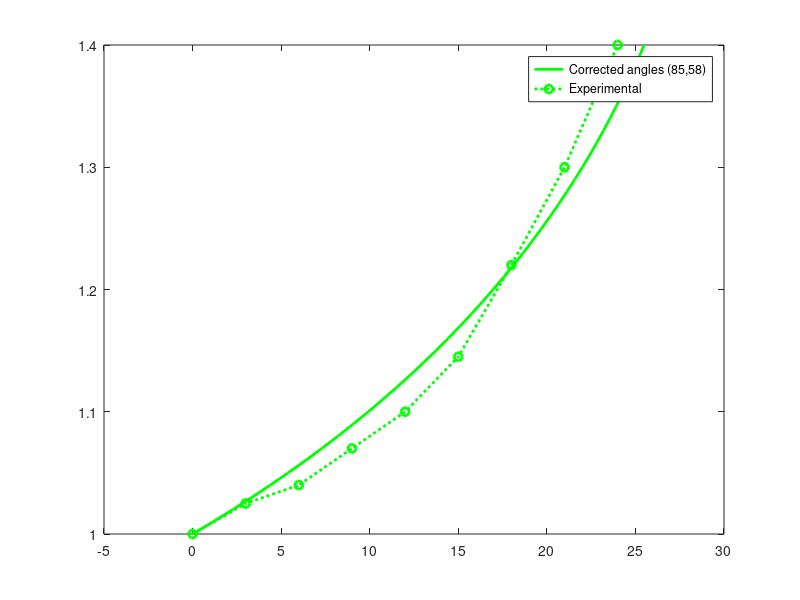

Recreate this plot in MATLAB. (Note: this script raises an error after producing the figure.)
% close all

lambda1 = [1.000:.01:1.4];

for n = 2

switch n
    case 1
%% For 88 60 angles

C1 =  0.551501509158298   ; C2 = 0.000000005245973; % for default
Pvslambda = lambda1.^(-3).*(C2.*(0.113499E9+(-0.925926E0).*lambda1.^12+ ...
  lambda1.^6.*(0.589272E8+(-0.481951E7).*((-1).*((-4)+lambda1.^2).*( ...
  2+lambda1.^2.*((-1)+cos((1/45).*pi)))).^(1/2))+lambda1.^10.*( ...
  0.133686E4+(-0.187604E2).*((-1).*((-4)+lambda1.^2).*(2+ ...
  lambda1.^2.*((-1)+cos((1/45).*pi)))).^(1/2))+lambda1.^8.*(( ...
  -0.55452E6)+0.193475E5.*((-1).*((-4)+lambda1.^2).*(2+lambda1.^2.*( ...
  (-1)+cos((1/45).*pi)))).^(1/2))+lambda1.^2.*((-0.28788E8)+ ...
  0.140044E7.*((-1).*((-4)+lambda1.^2).*(2+lambda1.^2.*((-1)+cos(( ...
  1/45).*pi)))).^(1/2))+lambda1.^4.*((-0.201449E9)+0.174455E9.*((-1) ...
  .*((-4)+lambda1.^2).*(2+lambda1.^2.*((-1)+cos((1/45).*pi)))).^( ...
  1/2))+(-0.147214E9).*((-1).*((-4)+lambda1.^2).*(2+lambda1.^2.*(( ...
  -1)+cos((1/45).*pi)))).^(1/2))+C1.*(0.497884E8+0.833144E2.* ...
  lambda1.^10+lambda1.^6.*(0.286096E8+(-0.13927E7).*((-1).*((-4)+ ...
  lambda1.^2).*(2+lambda1.^2.*((-1)+cos((1/45).*pi)))).^(1/2))+ ...
  lambda1.^8.*((-0.103106E6)+0.168805E4.*((-1).*((-4)+lambda1.^2).*( ...
  2+lambda1.^2.*((-1)+cos((1/45).*pi)))).^(1/2))+lambda1.^2.*(( ...
  -0.187616E8)+0.614331E6.*((-1).*((-4)+lambda1.^2).*(2+lambda1.^2.* ...
  ((-1)+cos((1/45).*pi)))).^(1/2))+lambda1.^4.*((-0.104873E9)+ ...
  0.146009E9.*((-1).*((-4)+lambda1.^2).*(2+lambda1.^2.*((-1)+cos(( ...
  1/45).*pi)))).^(1/2))+(-0.126711E9).*((-1).*((-4)+lambda1.^2).*(2+ ...
  lambda1.^2.*((-1)+cos((1/45).*pi)))).^(1/2))).*(0.109471E4+0.1E1.* ...
  lambda1.^4+lambda1.^2.*((-0.550023E3)+0.202612E2.*((-1).*((-4)+ ...
  lambda1.^2).*(2+lambda1.^2.*((-1)+cos((1/45).*pi)))).^(1/2))+( ...
  -0.278604E4).*((-1).*((-4)+lambda1.^2).*(2+lambda1.^2.*((-1)+cos(( ...
  1/45).*pi)))).^(1/2)).^(-1).*(0.412518E3+(-0.1E1).*lambda1.^2+( ...
  -0.202612E2).*((-1).*((-4)+lambda1.^2).*(2+lambda1.^2.*((-1)+cos(( ...
  1/45).*pi)))).^(1/2)).^(-2);
% plot(-Pvslambda*145.08,lambda1,'r','linewidth',2)
% hold on

    case 2
        C1 = 0.613441350420766 ; C2 =  0.000000002169605;% for corrected
Pvslambda =  lambda1.^(-3).*(C2.*(0.645074E1+(-0.168523E-4).*lambda1.^12+ ...
  lambda1.^6.*(0.542854E1+(-0.129347E1).*((2+lambda1.^2.*((-1)+cos(( ...
  1/18).*pi))).*(2+lambda1.^2.*((-1)+sin((13/90).*pi)))).^(1/2))+ ...
  lambda1.^10.*(0.398746E-2+(-0.182441E-3).*((2+lambda1.^2.*((-1)+ ...
  cos((1/18).*pi))).*(2+lambda1.^2.*((-1)+sin((13/90).*pi)))).^(1/2) ...
  )+lambda1.^8.*((-0.277467E0)+0.308342E-1.*((2+lambda1.^2.*((-1)+ ...
  cos((1/18).*pi))).*(2+lambda1.^2.*((-1)+sin((13/90).*pi)))).^(1/2) ...
  )+lambda1.^2.*((-0.195588E1)+0.297931E0.*((2+lambda1.^2.*((-1)+ ...
  cos((1/18).*pi))).*(2+lambda1.^2.*((-1)+sin((13/90).*pi)))).^(1/2) ...
  )+lambda1.^4.*((-0.142941E2)+0.926529E1.*((2+lambda1.^2.*((-1)+ ...
  cos((1/18).*pi))).*(2+lambda1.^2.*((-1)+sin((13/90).*pi)))).^(1/2) ...
  )+(-0.55518E1).*((2+lambda1.^2.*((-1)+cos((1/18).*pi))).*(2+ ...
  lambda1.^2.*((-1)+sin((13/90).*pi)))).^(1/2))+C1.*(0.230495E1+ ...
  0.195115E-3.*lambda1.^10+lambda1.^6.*(0.186627E1+(-0.285597E0).*(( ...
  2+lambda1.^2.*((-1)+cos((1/18).*pi))).*(2+lambda1.^2.*((-1)+sin(( ...
  13/90).*pi)))).^(1/2))+lambda1.^8.*((-0.395713E-1)+0.211229E-2.*(( ...
  2+lambda1.^2.*((-1)+cos((1/18).*pi))).*(2+lambda1.^2.*((-1)+sin(( ...
  13/90).*pi)))).^(1/2))+lambda1.^2.*((-0.997159E0)+0.106455E0.*((2+ ...
  lambda1.^2.*((-1)+cos((1/18).*pi))).*(2+lambda1.^2.*((-1)+sin(( ...
  13/90).*pi)))).^(1/2))+lambda1.^4.*((-0.558977E1)+0.522843E1.*((2+ ...
  lambda1.^2.*((-1)+cos((1/18).*pi))).*(2+lambda1.^2.*((-1)+sin(( ...
  13/90).*pi)))).^(1/2))+(-0.359838E1).*((2+lambda1.^2.*((-1)+cos(( ...
  1/18).*pi))).*(2+lambda1.^2.*((-1)+sin((13/90).*pi)))).^(1/2))).*( ...
  0.156267E3+0.1E1.*lambda1.^4+lambda1.^2.*((-0.901381E2)+ ...
  0.108259E2.*((2+lambda1.^2.*((-1)+cos((1/18).*pi))).*(2+ ...
  lambda1.^2.*((-1)+sin((13/90).*pi)))).^(1/2))+(-0.243957E3).*((2+ ...
  lambda1.^2.*((-1)+cos((1/18).*pi))).*(2+lambda1.^2.*((-1)+sin(( ...
  13/90).*pi)))).^(1/2)).^(-1).*(0.288411E0+(-0.42662E-2).* ...
  lambda1.^2+(-0.461855E-1).*((2+lambda1.^2.*((-1)+cos((1/18).*pi))) ...
  .*(2+lambda1.^2.*((-1)+sin((13/90).*pi)))).^(1/2)).^(-2);
plot(-Pvslambda*145.08,lambda1,'g','linewidth',2)
Material_fit = [-Pvslambda'*145.08 lambda1'];
save('Material_fit_6088.mat','Material_fit');
    otherwise
        disp('enter 1 for actual angles, and 2 for corrected angles')
end
end

hold on
P_exp = [0:3:24];
lambda1_exp =  [1
    1.0250
    1.0400
    1.0700
    1.1000
    1.1450
    1.2200
    1.3000
    1.4000]';
plot(P_exp,lambda1_exp,'go:','linewidth',2)
% h = legend('88,60 degrees fit','Corrected angles (85,58)','Experimental');
h = legend('Corrected angles (85,58)','Experimental');
h.FontSize = 14;
h.FontWeight = 'bold';
xlim([0 26])
grid on
title ('Mooney Rivlin fit (60,88)','Fontweight','bold','fontsize',12)
set(gca,'linewidth',1.5,'FontSize',16,'fontweight','bold')
xlabel('Pressure (in psi)','fontweight','bold','fontsize',20)
ylabel('\lambda_1','fontweight','bold','fontsize',20)
